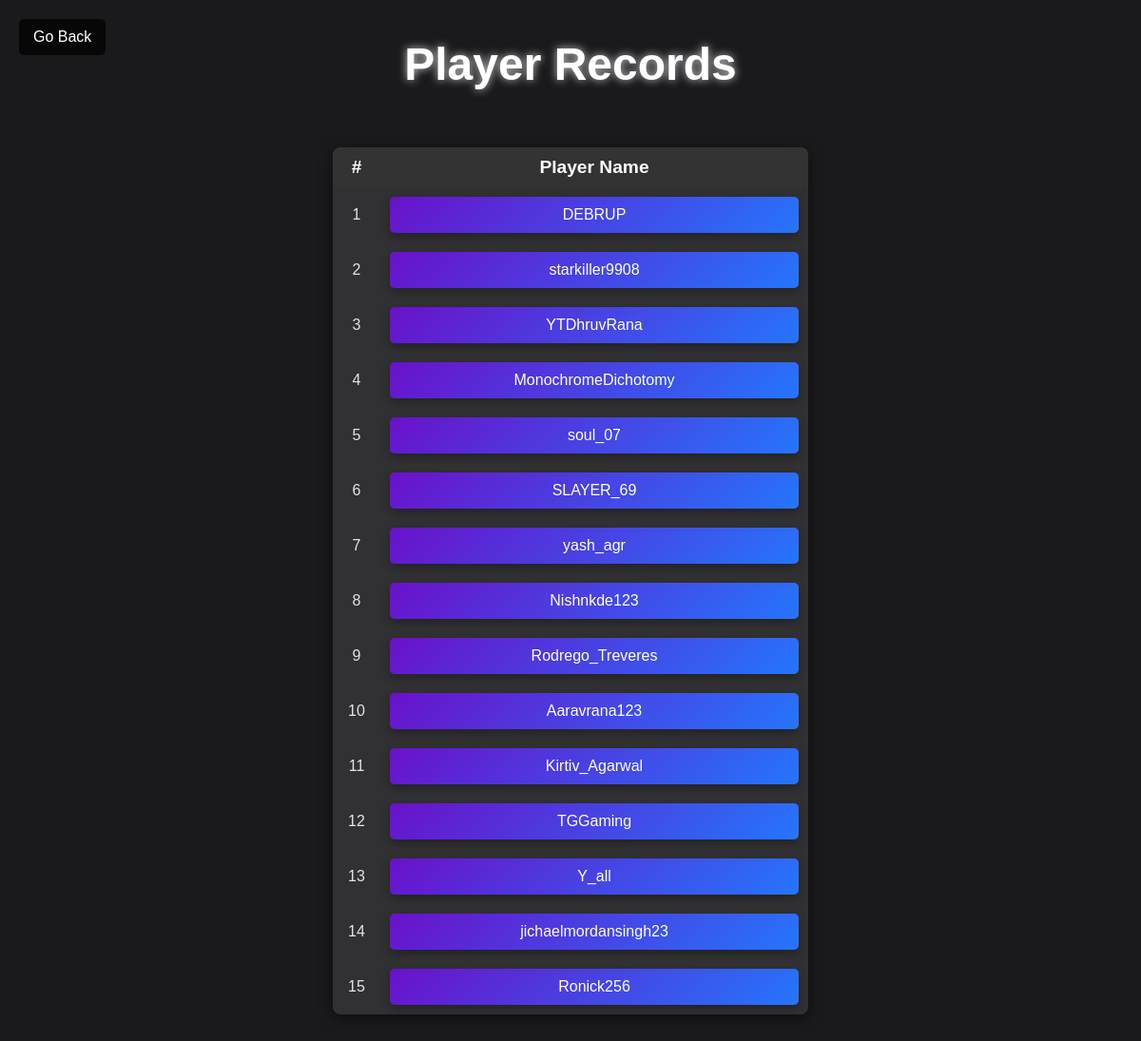
/record, run on an earlier commit of the app's database.
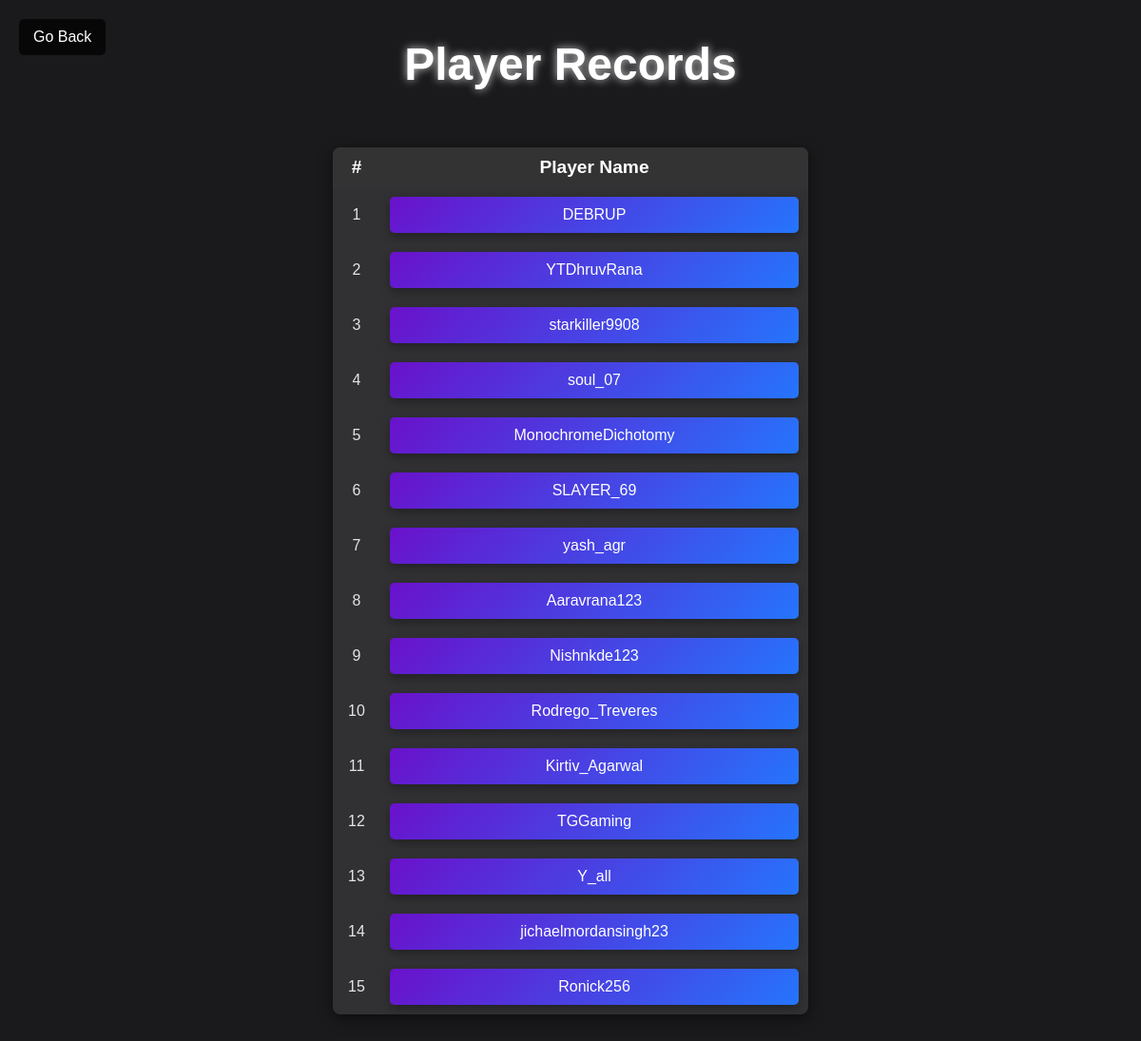
And on a later commit of the database.
### tables this page shows
CREATE TABLE players (
        name TEXT NOT NULL,
        rating INTEGER NOT NULL,
        ccr REAL NOT NULL,
        tourns INTEGER NOT NULL,
        podiums INTEGER NOT NULL
    );

### app.py (the view)
@app.route('/record',methods=['GET','POST'])
def record():
    if request.method=='GET':
        conn=sqlite3.connect('data/main.db')
        c=conn.cursor()
        c.execute('SELECT name FROM players ORDER BY ccr DESC')
        names=c.fetchall()
        conn.close()
        return render_template('record.html',players=names)
    elif request.method=='POST':
        player=request.form['player_name']
        return redirect('/playerinfo/'+str(player))

### templates/record.html (shortened to what this page needs)
<!DOCTYPE html>
<html lang="en">
<head>
    <link rel="stylesheet" href="{{ url_for('static', filename='styles_player_record.css') }}">
</head>
<body>
    <div id="particles-js"></div>
    <button class="back-button" onclick="goBack()">Go Back</button>
    <div class="container">
        <h1 class="heading">Player Records</h1>
        <form method="POST" action="/record">
            <table class="player-table">
                <thead>
                    <tr>
                        <th>#</th>
                        <th>Player Name</th>
                    </tr>
                </thead>
                <tbody>
                    {% for player in players %}
                    <tr>
                        <td>{{ loop.index }}</td>
                        <td>
                            <button class="player-button" name="player_name" value="{{ player[0] }}">{{ player[0] }}</button>
                        </td>
                    </tr>
                    {% endfor %}
                </tbody>
            </table>
        </form>
    </div>
</body>
</html>

What changed in the data, as far as the page shows it:
changed players "YTDhruvRana": moves up the list
changed players "soul_07": moves up the list
changed players "Aaravrana123": moves up the list
